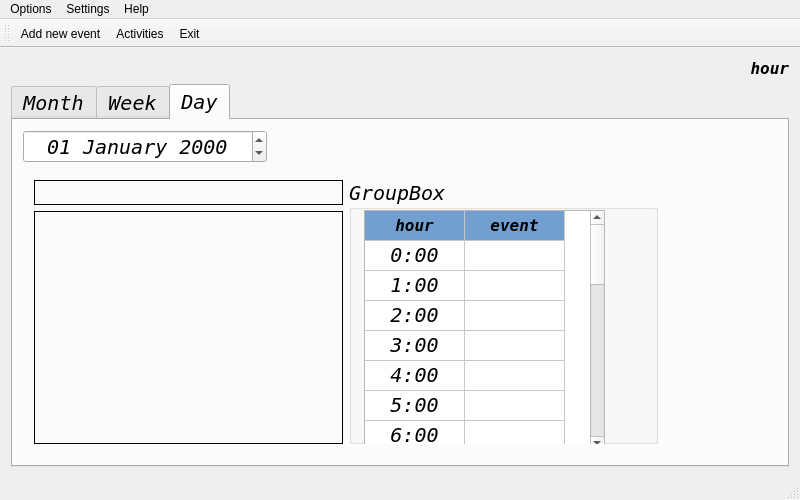
<?xml version="1.0" encoding="UTF-8"?>
<ui version="4.0">
 <class>MainWindow</class>
 <widget class="QMainWindow" name="MainWindow">
  <property name="geometry">
   <rect>
    <x>0</x>
    <y>0</y>
    <width>800</width>
    <height>500</height>
   </rect>
  </property>
  <property name="minimumSize">
   <size>
    <width>800</width>
    <height>500</height>
   </size>
  </property>
  <property name="windowTitle">
   <string>MainWindow</string>
  </property>
  <widget class="QWidget" name="centralWidget">
   <layout class="QVBoxLayout" name="verticalLayout_4">
    <item>
     <widget class="QLabel" name="hour">
      <property name="font">
       <font>
        <family>DejaVu Sans Mono</family>
        <pointsize>12</pointsize>
        <weight>75</weight>
        <italic>true</italic>
        <bold>true</bold>
       </font>
      </property>
      <property name="text">
       <string>hour</string>
      </property>
      <property name="alignment">
       <set>Qt::AlignRight|Qt::AlignTrailing|Qt::AlignVCenter</set>
      </property>
     </widget>
    </item>
    <item>
     <widget class="QTabWidget" name="tab">
      <property name="font">
       <font>
        <family>DejaVu Sans Mono</family>
        <pointsize>15</pointsize>
        <italic>true</italic>
       </font>
      </property>
      <property name="currentIndex">
       <number>2</number>
      </property>
      <widget class="QWidget" name="Month">
       <attribute name="title">
        <string>Month</string>
       </attribute>
       <layout class="QVBoxLayout" name="verticalLayout_2">
        <item>
         <widget class="QCalendarWidget" name="calendarWidget">
          <property name="minimumSize">
           <size>
            <width>0</width>
            <height>326</height>
           </size>
          </property>
          <property name="font">
           <font>
            <family>Caladea</family>
            <pointsize>11</pointsize>
            <weight>75</weight>
            <italic>false</italic>
            <bold>true</bold>
           </font>
          </property>
          <property name="cursor">
           <cursorShape>ArrowCursor</cursorShape>
          </property>
          <property name="contextMenuPolicy">
           <enum>Qt::DefaultContextMenu</enum>
          </property>
          <property name="layoutDirection">
           <enum>Qt::LeftToRight</enum>
          </property>
          <property name="inputMethodHints">
           <set>Qt::ImhNone</set>
          </property>
          <property name="firstDayOfWeek">
           <enum>Qt::Monday</enum>
          </property>
          <property name="gridVisible">
           <bool>true</bool>
          </property>
          <property name="selectionMode">
           <enum>QCalendarWidget::SingleSelection</enum>
          </property>
          <property name="horizontalHeaderFormat">
           <enum>QCalendarWidget::LongDayNames</enum>
          </property>
          <property name="verticalHeaderFormat">
           <enum>QCalendarWidget::NoVerticalHeader</enum>
          </property>
          <property name="navigationBarVisible">
           <bool>true</bool>
          </property>
         </widget>
        </item>
       </layout>
      </widget>
      <widget class="QWidget" name="Week">
       <attribute name="title">
        <string>Week</string>
       </attribute>
       <layout class="QGridLayout" name="gridLayout">
        <item row="0" column="0">
         <layout class="QHBoxLayout" name="horizontalLayout_3">
          <item>
           <widget class="QDateEdit" name="Date">
            <property name="font">
             <font>
              <family>DejaVu Sans Mono</family>
              <pointsize>15</pointsize>
              <italic>true</italic>
             </font>
            </property>
            <property name="wrapping">
             <bool>true</bool>
            </property>
            <property name="frame">
             <bool>true</bool>
            </property>
            <property name="alignment">
             <set>Qt::AlignCenter</set>
            </property>
            <property name="readOnly">
             <bool>false</bool>
            </property>
            <property name="buttonSymbols">
             <enum>QAbstractSpinBox::UpDownArrows</enum>
            </property>
            <property name="accelerated">
             <bool>true</bool>
            </property>
            <property name="correctionMode">
             <enum>QAbstractSpinBox::CorrectToPreviousValue</enum>
            </property>
            <property name="keyboardTracking">
             <bool>false</bool>
            </property>
            <property name="showGroupSeparator" stdset="0">
             <bool>false</bool>
            </property>
            <property name="time">
             <time>
              <hour>0</hour>
              <minute>0</minute>
              <second>0</second>
             </time>
            </property>
            <property name="currentSection">
             <enum>QDateTimeEdit::DaySection</enum>
            </property>
            <property name="displayFormat">
             <string>dd MMMM yyyy</string>
            </property>
            <property name="calendarPopup">
             <bool>false</bool>
            </property>
           </widget>
          </item>
         </layout>
        </item>
        <item row="1" column="0">
         <layout class="QVBoxLayout" name="verticalLayout_3">
          <item>
           <layout class="QHBoxLayout" name="horizontalLayout">
            <item>
             <widget class="QLabel" name="Mon">
              <property name="sizePolicy">
               <sizepolicy hsizetype="Ignored" vsizetype="Fixed">
                <horstretch>0</horstretch>
                <verstretch>0</verstretch>
               </sizepolicy>
              </property>
              <property name="font">
               <font>
                <pointsize>12</pointsize>
                <kerning>true</kerning>
               </font>
              </property>
              <property name="frameShape">
               <enum>QFrame::Box</enum>
              </property>
              <property name="frameShadow">
               <enum>QFrame::Plain</enum>
              </property>
              <property name="text">
               <string>Monday</string>
              </property>
              <property name="alignment">
               <set>Qt::AlignCenter</set>
              </property>
             </widget>
            </item>
            <item>
             <widget class="QLabel" name="Tue">
              <property name="sizePolicy">
               <sizepolicy hsizetype="Ignored" vsizetype="Fixed">
                <horstretch>0</horstretch>
                <verstretch>0</verstretch>
               </sizepolicy>
              </property>
              <property name="font">
               <font>
                <pointsize>12</pointsize>
                <kerning>true</kerning>
               </font>
              </property>
              <property name="frameShape">
               <enum>QFrame::Box</enum>
              </property>
              <property name="frameShadow">
               <enum>QFrame::Plain</enum>
              </property>
              <property name="text">
               <string>Tuesday</string>
              </property>
              <property name="alignment">
               <set>Qt::AlignCenter</set>
              </property>
             </widget>
            </item>
            <item>
             <widget class="QLabel" name="Wed">
              <property name="sizePolicy">
               <sizepolicy hsizetype="Ignored" vsizetype="Fixed">
                <horstretch>0</horstretch>
                <verstretch>0</verstretch>
               </sizepolicy>
              </property>
              <property name="font">
               <font>
                <pointsize>12</pointsize>
                <kerning>true</kerning>
               </font>
              </property>
              <property name="frameShape">
               <enum>QFrame::Box</enum>
              </property>
              <property name="frameShadow">
               <enum>QFrame::Plain</enum>
              </property>
              <property name="text">
               <string>Wednesday</string>
              </property>
              <property name="alignment">
               <set>Qt::AlignCenter</set>
              </property>
             </widget>
            </item>
            <item>
             <widget class="QLabel" name="Thu">
              <property name="sizePolicy">
               <sizepolicy hsizetype="Ignored" vsizetype="Fixed">
                <horstretch>0</horstretch>
                <verstretch>0</verstretch>
               </sizepolicy>
              </property>
              <property name="font">
               <font>
                <pointsize>12</pointsize>
                <kerning>true</kerning>
               </font>
              </property>
              <property name="frameShape">
               <enum>QFrame::Box</enum>
              </property>
              <property name="frameShadow">
               <enum>QFrame::Plain</enum>
              </property>
              <property name="text">
               <string>Thursday</string>
              </property>
              <property name="alignment">
               <set>Qt::AlignCenter</set>
              </property>
             </widget>
            </item>
            <item>
             <widget class="QLabel" name="Fri">
              <property name="sizePolicy">
               <sizepolicy hsizetype="Ignored" vsizetype="Fixed">
                <horstretch>0</horstretch>
                <verstretch>0</verstretch>
               </sizepolicy>
              </property>
              <property name="font">
               <font>
                <pointsize>12</pointsize>
                <kerning>true</kerning>
               </font>
              </property>
              <property name="frameShape">
               <enum>QFrame::Box</enum>
              </property>
              <property name="frameShadow">
               <enum>QFrame::Plain</enum>
              </property>
              <property name="text">
               <string>Friday</string>
              </property>
              <property name="alignment">
               <set>Qt::AlignCenter</set>
              </property>
             </widget>
            </item>
            <item>
             <widget class="QLabel" name="Sat">
              <property name="sizePolicy">
               <sizepolicy hsizetype="Ignored" vsizetype="Fixed">
                <horstretch>0</horstretch>
                <verstretch>0</verstretch>
               </sizepolicy>
              </property>
              <property name="font">
               <font>
                <pointsize>12</pointsize>
                <kerning>true</kerning>
               </font>
              </property>
              <property name="frameShape">
               <enum>QFrame::Box</enum>
              </property>
              <property name="frameShadow">
               <enum>QFrame::Plain</enum>
              </property>
              <property name="text">
               <string>Saturday</string>
              </property>
              <property name="alignment">
               <set>Qt::AlignCenter</set>
              </property>
             </widget>
            </item>
            <item>
             <widget class="QLabel" name="Sun">
              <property name="sizePolicy">
               <sizepolicy hsizetype="Ignored" vsizetype="Fixed">
                <horstretch>0</horstretch>
                <verstretch>0</verstretch>
               </sizepolicy>
              </property>
              <property name="font">
               <font>
                <pointsize>12</pointsize>
                <kerning>true</kerning>
               </font>
              </property>
              <property name="frameShape">
               <enum>QFrame::Box</enum>
              </property>
              <property name="frameShadow">
               <enum>QFrame::Plain</enum>
              </property>
              <property name="text">
               <string>Sunday</string>
              </property>
              <property name="alignment">
               <set>Qt::AlignCenter</set>
              </property>
             </widget>
            </item>
           </layout>
          </item>
          <item>
           <layout class="QHBoxLayout" name="horizontalLayout_2">
            <item>
             <widget class="QPushButton" name="day1">
              <property name="sizePolicy">
               <sizepolicy hsizetype="Ignored" vsizetype="Preferred">
                <horstretch>0</horstretch>
                <verstretch>0</verstretch>
               </sizepolicy>
              </property>
              <property name="font">
               <font>
                <family>Caladea</family>
                <pointsize>35</pointsize>
                <weight>75</weight>
                <bold>true</bold>
               </font>
              </property>
              <property name="text">
               <string/>
              </property>
             </widget>
            </item>
            <item>
             <widget class="QPushButton" name="day2">
              <property name="sizePolicy">
               <sizepolicy hsizetype="Ignored" vsizetype="Preferred">
                <horstretch>0</horstretch>
                <verstretch>0</verstretch>
               </sizepolicy>
              </property>
              <property name="font">
               <font>
                <family>Caladea</family>
                <pointsize>35</pointsize>
                <weight>75</weight>
                <bold>true</bold>
               </font>
              </property>
              <property name="text">
               <string/>
              </property>
             </widget>
            </item>
            <item>
             <widget class="QPushButton" name="day3">
              <property name="sizePolicy">
               <sizepolicy hsizetype="Ignored" vsizetype="Preferred">
                <horstretch>0</horstretch>
                <verstretch>0</verstretch>
               </sizepolicy>
              </property>
              <property name="font">
               <font>
                <family>Caladea</family>
                <pointsize>35</pointsize>
                <weight>75</weight>
                <bold>true</bold>
               </font>
              </property>
              <property name="text">
               <string/>
              </property>
             </widget>
            </item>
            <item>
             <widget class="QPushButton" name="day4">
              <property name="sizePolicy">
               <sizepolicy hsizetype="Ignored" vsizetype="Preferred">
                <horstretch>0</horstretch>
                <verstretch>0</verstretch>
               </sizepolicy>
              </property>
              <property name="font">
               <font>
                <family>Caladea</family>
                <pointsize>35</pointsize>
                <weight>75</weight>
                <bold>true</bold>
               </font>
              </property>
              <property name="text">
               <string/>
              </property>
             </widget>
            </item>
            <item>
             <widget class="QPushButton" name="day5">
              <property name="sizePolicy">
               <sizepolicy hsizetype="Ignored" vsizetype="Preferred">
                <horstretch>0</horstretch>
                <verstretch>0</verstretch>
               </sizepolicy>
              </property>
              <property name="font">
               <font>
                <family>Caladea</family>
                <pointsize>35</pointsize>
                <weight>75</weight>
                <bold>true</bold>
               </font>
              </property>
              <property name="text">
               <string/>
              </property>
             </widget>
            </item>
            <item>
             <widget class="QPushButton" name="day6">
              <property name="sizePolicy">
               <sizepolicy hsizetype="Ignored" vsizetype="Preferred">
                <horstretch>0</horstretch>
                <verstretch>0</verstretch>
               </sizepolicy>
              </property>
              <property name="font">
               <font>
                <family>Caladea</family>
                <pointsize>35</pointsize>
                <weight>75</weight>
                <bold>true</bold>
               </font>
              </property>
              <property name="text">
               <string/>
              </property>
             </widget>
            </item>
            <item>
             <widget class="QPushButton" name="day7">
              <property name="sizePolicy">
               <sizepolicy hsizetype="Ignored" vsizetype="Preferred">
                <horstretch>0</horstretch>
                <verstretch>0</verstretch>
               </sizepolicy>
              </property>
              <property name="font">
               <font>
                <family>Caladea</family>
                <pointsize>35</pointsize>
                <weight>75</weight>
                <bold>true</bold>
               </font>
              </property>
              <property name="text">
               <string/>
              </property>
             </widget>
            </item>
           </layout>
          </item>
         </layout>
        </item>
       </layout>
      </widget>
      <widget class="QWidget" name="Day">
       <attribute name="title">
        <string>Day</string>
       </attribute>
       <widget class="QDateEdit" name="Date2">
        <property name="geometry">
         <rect>
          <x>10</x>
          <y>10</y>
          <width>244</width>
          <height>33</height>
         </rect>
        </property>
        <property name="wrapping">
         <bool>true</bool>
        </property>
        <property name="alignment">
         <set>Qt::AlignCenter</set>
        </property>
        <property name="accelerated">
         <bool>true</bool>
        </property>
        <property name="keyboardTracking">
         <bool>false</bool>
        </property>
        <property name="displayFormat">
         <string>dd MMMM yyyy</string>
        </property>
       </widget>
       <widget class="QWidget" name="">
        <property name="geometry">
         <rect>
          <x>10</x>
          <y>49</y>
          <width>646</width>
          <height>286</height>
         </rect>
        </property>
        <layout class="QHBoxLayout" name="horizontalLayout_5">
         <item>
          <layout class="QVBoxLayout" name="verticalLayout">
           <item>
            <widget class="QLabel" name="day_of_week">
             <property name="sizePolicy">
              <sizepolicy hsizetype="Preferred" vsizetype="Maximum">
               <horstretch>0</horstretch>
               <verstretch>0</verstretch>
              </sizepolicy>
             </property>
             <property name="font">
              <font>
               <family>DejaVu Sans Mono</family>
               <pointsize>15</pointsize>
               <weight>75</weight>
               <italic>true</italic>
               <bold>true</bold>
              </font>
             </property>
             <property name="frameShape">
              <enum>QFrame::Box</enum>
             </property>
             <property name="text">
              <string/>
             </property>
             <property name="alignment">
              <set>Qt::AlignCenter</set>
             </property>
            </widget>
           </item>
           <item>
            <widget class="QLabel" name="day">
             <property name="sizePolicy">
              <sizepolicy hsizetype="MinimumExpanding" vsizetype="Minimum">
               <horstretch>0</horstretch>
               <verstretch>0</verstretch>
              </sizepolicy>
             </property>
             <property name="font">
              <font>
               <family>DejaVu Sans Mono</family>
               <pointsize>35</pointsize>
               <weight>75</weight>
               <bold>true</bold>
              </font>
             </property>
             <property name="frameShape">
              <enum>QFrame::Box</enum>
             </property>
             <property name="text">
              <string/>
             </property>
             <property name="alignment">
              <set>Qt::AlignCenter</set>
             </property>
            </widget>
           </item>
          </layout>
         </item>
         <item>
          <widget class="QGroupBox" name="groupBox">
           <property name="sizePolicy">
            <sizepolicy hsizetype="MinimumExpanding" vsizetype="Minimum">
             <horstretch>0</horstretch>
             <verstretch>0</verstretch>
            </sizepolicy>
           </property>
           <property name="title">
            <string>GroupBox</string>
           </property>
           <widget class="QTableWidget" name="hour_list">
            <property name="geometry">
             <rect>
              <x>15</x>
              <y>30</y>
              <width>241</width>
              <height>241</height>
             </rect>
            </property>
            <property name="verticalScrollBarPolicy">
             <enum>Qt::ScrollBarAsNeeded</enum>
            </property>
            <property name="horizontalScrollBarPolicy">
             <enum>Qt::ScrollBarAsNeeded</enum>
            </property>
            <property name="autoScroll">
             <bool>true</bool>
            </property>
            <property name="dragDropMode">
             <enum>QAbstractItemView::NoDragDrop</enum>
            </property>
            <property name="showGrid">
             <bool>true</bool>
            </property>
            <property name="sortingEnabled">
             <bool>false</bool>
            </property>
            <property name="wordWrap">
             <bool>true</bool>
            </property>
            <property name="cornerButtonEnabled">
             <bool>true</bool>
            </property>
            <property name="rowCount">
             <number>25</number>
            </property>
            <property name="columnCount">
             <number>2</number>
            </property>
            <attribute name="horizontalHeaderVisible">
             <bool>false</bool>
            </attribute>
            <attribute name="horizontalHeaderCascadingSectionResizes">
             <bool>true</bool>
            </attribute>
            <attribute name="verticalHeaderVisible">
             <bool>false</bool>
            </attribute>
            <row/>
            <row/>
            <row/>
            <row/>
            <row/>
            <row/>
            <row/>
            <row/>
            <row/>
            <row/>
            <row/>
            <row/>
            <row/>
            <row/>
            <row/>
            <row/>
            <row/>
            <row/>
            <row/>
            <row/>
            <row/>
            <row/>
            <row/>
            <row/>
            <row/>
            <column/>
            <column/>
            <item row="0" column="0">
             <property name="text">
              <string>hour</string>
             </property>
             <property name="font">
              <font>
               <family>DejaVu Sans Mono</family>
               <pointsize>12</pointsize>
               <weight>75</weight>
               <italic>true</italic>
               <bold>true</bold>
              </font>
             </property>
             <property name="textAlignment">
              <set>AlignCenter</set>
             </property>
             <property name="background">
              <brush brushstyle="SolidPattern">
               <color alpha="255">
                <red>114</red>
                <green>159</green>
                <blue>207</blue>
               </color>
              </brush>
             </property>
            </item>
            <item row="0" column="1">
             <property name="text">
              <string>event</string>
             </property>
             <property name="font">
              <font>
               <family>DejaVu Sans Mono</family>
               <pointsize>12</pointsize>
               <weight>75</weight>
               <italic>true</italic>
               <bold>true</bold>
              </font>
             </property>
             <property name="textAlignment">
              <set>AlignCenter</set>
             </property>
             <property name="background">
              <brush brushstyle="SolidPattern">
               <color alpha="255">
                <red>114</red>
                <green>159</green>
                <blue>207</blue>
               </color>
              </brush>
             </property>
            </item>
            <item row="1" column="0">
             <property name="text">
              <string>0:00</string>
             </property>
             <property name="textAlignment">
              <set>AlignCenter</set>
             </property>
            </item>
            <item row="2" column="0">
             <property name="text">
              <string>1:00</string>
             </property>
             <property name="textAlignment">
              <set>AlignCenter</set>
             </property>
            </item>
            <item row="3" column="0">
             <property name="text">
              <string>2:00</string>
             </property>
             <property name="textAlignment">
              <set>AlignCenter</set>
             </property>
            </item>
            <item row="4" column="0">
             <property name="text">
              <string>3:00</string>
             </property>
             <property name="textAlignment">
              <set>AlignCenter</set>
             </property>
            </item>
            <item row="5" column="0">
             <property name="text">
              <string>4:00</string>
             </property>
             <property name="textAlignment">
              <set>AlignCenter</set>
             </property>
            </item>
            <item row="6" column="0">
             <property name="text">
              <string>5:00</string>
             </property>
             <property name="textAlignment">
              <set>AlignCenter</set>
             </property>
            </item>
            <item row="7" column="0">
             <property name="text">
              <string>6:00</string>
             </property>
             <property name="textAlignment">
              <set>AlignCenter</set>
             </property>
            </item>
            <item row="8" column="0">
             <property name="text">
              <string>7:00</string>
             </property>
             <property name="textAlignment">
              <set>AlignCenter</set>
             </property>
            </item>
            <item row="9" column="0">
             <property name="text">
              <string>8:00</string>
             </property>
             <property name="textAlignment">
              <set>AlignCenter</set>
             </property>
            </item>
            <item row="10" column="0">
             <property name="text">
              <string>9:00</string>
             </property>
             <property name="textAlignment">
              <set>AlignCenter</set>
             </property>
            </item>
            <item row="11" column="0">
             <property name="text">
              <string>10:00</string>
             </property>
             <property name="textAlignment">
              <set>AlignCenter</set>
             </property>
            </item>
            <item row="12" column="0">
             <property name="text">
              <string>11:00</string>
             </property>
             <property name="textAlignment">
              <set>AlignCenter</set>
             </property>
            </item>
            <item row="13" column="0">
             <property name="text">
              <string>12:00</string>
             </property>
             <property name="textAlignment">
              <set>AlignCenter</set>
             </property>
            </item>
            <item row="14" column="0">
             <property name="text">
              <string>13:00</string>
             </property>
             <property name="textAlignment">
              <set>AlignCenter</set>
             </property>
            </item>
            <item row="15" column="0">
             <property name="text">
              <string>14:00</string>
             </property>
             <property name="textAlignment">
              <set>AlignCenter</set>
             </property>
            </item>
            <item row="16" column="0">
             <property name="text">
              <string>15:00</string>
             </property>
             <property name="textAlignment">
              <set>AlignCenter</set>
             </property>
            </item>
            <item row="17" column="0">
             <property name="text">
              <string>16:00</string>
             </property>
             <property name="textAlignment">
              <set>AlignCenter</set>
             </property>
            </item>
            <item row="18" column="0">
             <property name="text">
              <string>17:00</string>
             </property>
             <property name="textAlignment">
              <set>AlignCenter</set>
             </property>
            </item>
            <item row="19" column="0">
             <property name="text">
              <string>18:00</string>
             </property>
             <property name="textAlignment">
              <set>AlignCenter</set>
             </property>
            </item>
            <item row="20" column="0">
             <property name="text">
              <string>19:00</string>
             </property>
             <property name="textAlignment">
              <set>AlignCenter</set>
             </property>
            </item>
            <item row="21" column="0">
             <property name="text">
              <string>20:00</string>
             </property>
             <property name="textAlignment">
              <set>AlignCenter</set>
             </property>
            </item>
            <item row="22" column="0">
             <property name="text">
              <string>21:00</string>
             </property>
             <property name="textAlignment">
              <set>AlignCenter</set>
             </property>
            </item>
            <item row="23" column="0">
             <property name="text">
              <string>22:00</string>
             </property>
             <property name="textAlignment">
              <set>AlignCenter</set>
             </property>
            </item>
            <item row="24" column="0">
             <property name="text">
              <string>23:00</string>
             </property>
             <property name="textAlignment">
              <set>AlignCenter</set>
             </property>
            </item>
           </widget>
          </widget>
         </item>
        </layout>
       </widget>
      </widget>
     </widget>
    </item>
   </layout>
  </widget>
  <widget class="QMenuBar" name="menuBar">
   <property name="geometry">
    <rect>
     <x>0</x>
     <y>0</y>
     <width>800</width>
     <height>20</height>
    </rect>
   </property>
   <widget class="QMenu" name="menuOptions">
    <property name="title">
     <string>Options</string>
    </property>
    <addaction name="separator"/>
    <addaction name="actionAdd_new_event"/>
    <addaction name="actionTemp"/>
    <addaction name="separator"/>
    <addaction name="actionExit"/>
   </widget>
   <widget class="QMenu" name="menuSettings">
    <property name="title">
     <string>Settings</string>
    </property>
    <addaction name="actionPreferences"/>
    <addaction name="actionView"/>
    <addaction name="actionActivities"/>
   </widget>
   <widget class="QMenu" name="menuAbout">
    <property name="title">
     <string>Help</string>
    </property>
    <addaction name="actionAbout"/>
   </widget>
   <addaction name="menuOptions"/>
   <addaction name="menuSettings"/>
   <addaction name="menuAbout"/>
  </widget>
  <widget class="QToolBar" name="mainToolBar">
   <attribute name="toolBarArea">
    <enum>TopToolBarArea</enum>
   </attribute>
   <attribute name="toolBarBreak">
    <bool>false</bool>
   </attribute>
   <addaction name="actionAdd_new_event"/>
   <addaction name="actionActivities"/>
   <addaction name="actionExit"/>
  </widget>
  <widget class="QStatusBar" name="statusBar"/>
  <action name="actionAdd_new_event">
   <property name="icon">
    <iconset resource="resource.qrc">
     <normaloff>:/rec/img/add_new_event.png</normaloff>:/rec/img/add_new_event.png</iconset>
   </property>
   <property name="text">
    <string>Add new event</string>
   </property>
  </action>
  <action name="actionTemp">
   <property name="text">
    <string>temp</string>
   </property>
  </action>
  <action name="actionExit">
   <property name="icon">
    <iconset resource="resource.qrc">
     <normaloff>:/rec/img/exit.png</normaloff>:/rec/img/exit.png</iconset>
   </property>
   <property name="text">
    <string>Exit</string>
   </property>
  </action>
  <action name="actionPreferences">
   <property name="icon">
    <iconset resource="resource.qrc">
     <normaloff>:/rec/img/pref.png</normaloff>:/rec/img/pref.png</iconset>
   </property>
   <property name="text">
    <string>Preferences</string>
   </property>
  </action>
  <action name="actionView">
   <property name="icon">
    <iconset resource="resource.qrc">
     <normaloff>:/rec/img/view.png</normaloff>:/rec/img/view.png</iconset>
   </property>
   <property name="text">
    <string>View</string>
   </property>
  </action>
  <action name="actionAbout">
   <property name="icon">
    <iconset resource="resource.qrc">
     <normaloff>:/rec/img/about.png</normaloff>:/rec/img/about.png</iconset>
   </property>
   <property name="text">
    <string>About</string>
   </property>
  </action>
  <action name="actionActivities">
   <property name="icon">
    <iconset resource="resource.qrc">
     <normaloff>:/rec/img/activities.png</normaloff>:/rec/img/activities.png</iconset>
   </property>
   <property name="text">
    <string>Activities</string>
   </property>
  </action>
 </widget>
 <layoutdefault spacing="6" margin="11"/>
 <resources>
  <include location="resource.qrc"/>
 </resources>
 <connections/>
</ui>
